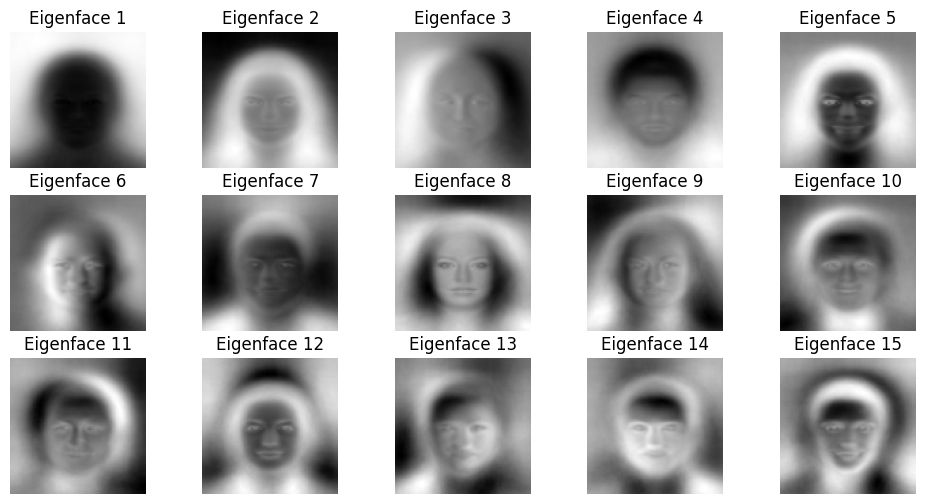

This figure's Python source:
import cv2
import numpy as np
import os
from tqdm import tqdm  # Progress bar

# Path to images
IMAGE_FOLDER = "images/"
IMG_SIZE = (100, 100)  # Resize all images to this size

# Store images as vectors
faces = []
image_filenames = []

# Read all images in the folder
for i in tqdm(range(1, 6986)):  # Adjust range if necessary
    filename = f"{IMAGE_FOLDER}{i:06d}.jpg"  # Format 000001.jpg, 000002.jpg, etc.
    if os.path.exists(filename):
        img = cv2.imread(filename, cv2.IMREAD_GRAYSCALE)  # Read as grayscale
        img = cv2.resize(img, IMG_SIZE)  # Resize to uniform size
        faces.append(img.flatten())  # Flatten to 1D vector
        image_filenames.append(filename)

# Convert list to NumPy array
faces = np.array(faces)
print(f"Loaded {len(faces)} images.")

# Create the data matrix where each row is a flattened image
data_matrix = np.array(faces, dtype=np.float32)
print(f"Data matrix shape: {data_matrix.shape}")  # (N, 10000)


# Compute the mean face vector
mean_face = np.mean(data_matrix, axis=0)

# Subtract the mean face from all images
normalized_faces = data_matrix - mean_face

# Reshape and display the mean face
mean_face_img = mean_face.reshape(IMG_SIZE)

import matplotlib.pyplot as plt

plt.imshow(mean_face_img, cmap='gray')
plt.title("Mean Face")
plt.axis("off")
plt.show()

from sklearn.decomposition import PCA

num_components = 25  # Keep 50 principal components (Eigenfaces)
pca = PCA(n_components=num_components, whiten=True)

# Fit PCA on normalized data
faces_pca = pca.fit_transform(normalized_faces)

print(f"PCA reduced dimensions from {data_matrix.shape[1]} to {num_components}.")

fig, axes = plt.subplots(3, 5, figsize=(12, 6))  # Show first 10 Eigenfaces

for i, ax in enumerate(axes.flat):
    eigenface = pca.components_[i].reshape(IMG_SIZE)
    ax.imshow(eigenface, cmap='gray')
    ax.set_title(f"Eigenface {i+1}")
    ax.axis("off")

plt.show()
